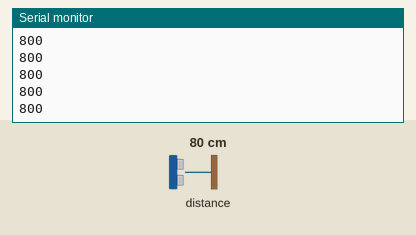
Simulated run of this sketch. Board: Arduino Uno, built with avr-gcc and run on an emulated ATmega328P. On the bench: the last lines printed to the serial monitor. Inputs (shaded band) come from the test bench; at power-on: distance to the obstacle 80 cm.

Above: at 1.2 s.
1.3 s: distance to the obstacle set to 2 cm
At 1.8 s:
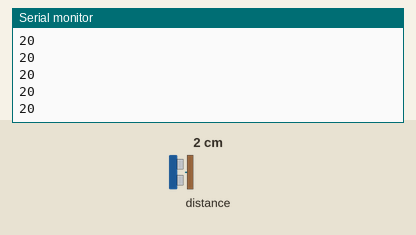
2.8 s: distance to the obstacle set to 4 cm
At 3.8 s:
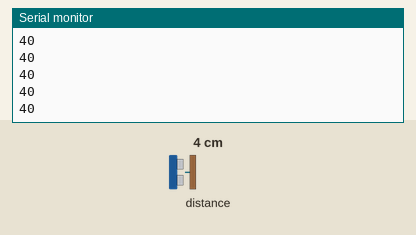
Timing chart, 0 to 5.8 s (numbered marks = the images above; inputs shaded):
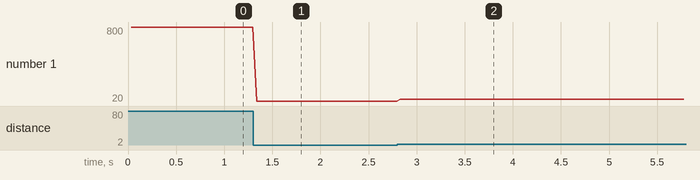

Measured:
- after the input at 1.3 s, the serial monitor: prints a new line at once (image 1)
- after the input at 2.8 s, the serial monitor: prints a new line at once (image 2)
- plotted number 1: 800 → 20 after the input at 1.3 s, 20 → 40 after the input at 2.8 s

The sketch:

time_of_flight.ino
```cpp
#include "Adafruit_VL53L0X.h"

Adafruit_VL53L0X lox = Adafruit_VL53L0X();
int value;
int bufferSize = 5;
float buffer[5];
unsigned long lastTime;


void setup() {
  Serial.begin(115200);

  // wait until serial port opens for native USB devices
  while (! Serial) {
    delay(1);
  }

  Serial.println("Adafruit VL53L0X test");
  if (!lox.begin()) {
    Serial.println(F("Failed to boot VL53L0X"));
    while(1);
  }
  // power
  Serial.println(F("VL53L0X API Simple Ranging example\n\n"));
}


void loop() {
  VL53L0X_RangingMeasurementData_t measure;

  //Serial.print("Reading a measurement... ");
  lox.rangingTest(&measure, false); // pass in 'true' to get debug data printout!

  if (measure.RangeStatus != 4) {  // phase failures have incorrect data
    value = measure.RangeMilliMeter;
   // Serial.print("Distance (mm): ");
   Serial.println(value);
   shiftArrayRight(buffer, bufferSize, value);
   unsigned long period = FindPeaks(buffer);
   if(period != 0){
    //Serial.println(period);
   }
  } else {
    //Serial.println(" out of range ");
    //Serial.println(-1);
  }

  delay(5);
}

unsigned long FindPeaks(float buffer[]){

  float mp = buffer[2];

  unsigned long period = 0;

  //Look for peak
  if(mp > buffer[0] && mp > buffer[1] && mp > buffer[3] && mp > buffer[4]){
    unsigned long currTime = millis();

    period = currTime - lastTime;
    lastTime = currTime;

  }

  return period;

}

void shiftArrayRight(float buffer[], int size, float newValue) {

    for (int i = size - 1; i > 0; i--) {
        buffer[i] = buffer[i - 1];
    }
    // Place the new value in the leftmost spot
    buffer[0] = newValue;
}
```
